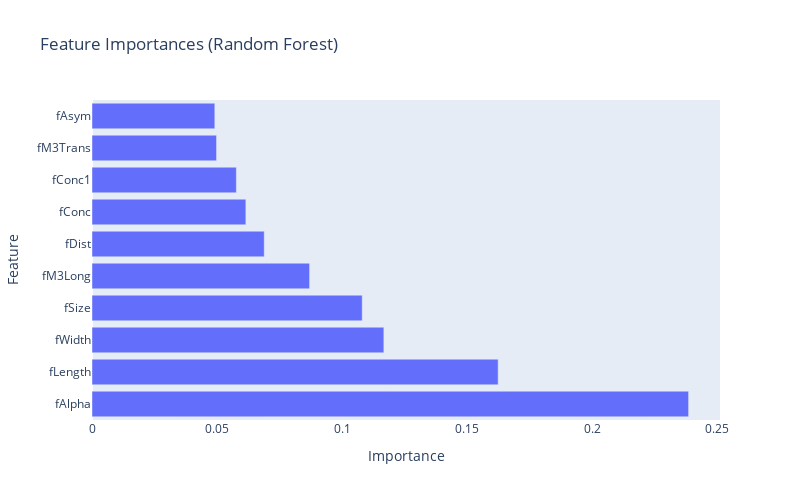

The code cell stored with this chart in its notebook:
### Code cell
plot_feature_importance(models["Random Forest"], X.columns)

### Figure 1 — Plotly figure (JSON) as saved in the notebook; plotly's stock layout.template omitted (floating-point values rounded to 4 significant figures)
{"data": [{"alignmentgroup": "True", "hovertemplate": "Importance=%{x}<br>Feature=%{y}<extra></extra>", "legendgroup": "", "marker": {"color": "#636efa", "pattern": {"shape": ""}}, "name": "", "offsetgroup": "", "orientation": "h", "showlegend": false, "textposition": "auto", "type": "bar", "x": [0.2386, 0.1625, 0.1167, 0.1081, 0.08703, 0.06889, 0.06154, 0.05773, 0.04981, 0.04912], "xaxis": "x", "y": ["fAlpha", "fLength", "fWidth", "fSize", "fM3Long", "fDist", "fConc", "fConc1", "fM3Trans", "fAsym"], "yaxis": "y"}], "layout": {"barmode": "relative", "height": 500, "legend": {"tracegroupgap": 0}, "title": {"text": "Feature Importances (Random Forest)"}, "width": 800, "xaxis": {"anchor": "y", "autorange": true, "domain": [0, 1], "range": [0, 0.2512], "showgrid": false, "title": {"text": "Importance"}, "type": "linear"}, "yaxis": {"anchor": "x", "autorange": true, "domain": [0, 1], "range": [-0.5, 9.5], "showgrid": false, "title": {"text": "Feature"}, "type": "category"}}}
